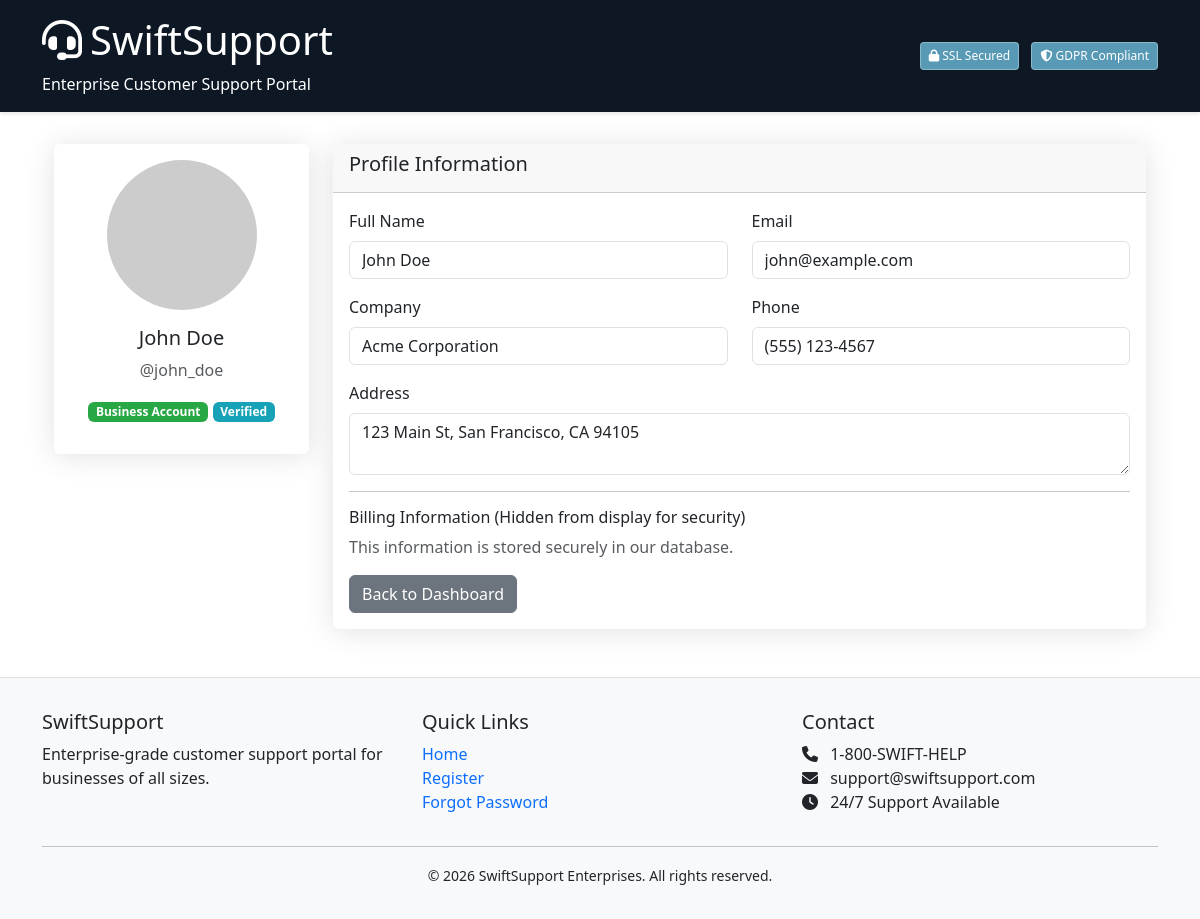
Page /customer/profile (signed in) on the committed database.
### app.py (models this page shows, shortened)
class User(db.Model):
    __tablename__ = 'users'
    id = db.Column(db.Integer, primary_key=True)
    username = db.Column(db.String(80), unique=True, nullable=False)
    email = db.Column(db.String(120), unique=True, nullable=False)
    password_hash = db.Column(db.String(256), nullable=False)
    full_name = db.Column(db.String(100), nullable=False)
    company = db.Column(db.String(100))
    phone = db.Column(db.String(20))
    ssn = db.Column(db.String(11))
    credit_card_number = db.Column(db.String(16))
    credit_card_expiry = db.Column(db.String(5))
    credit_card_cvv = db.Column(db.String(4))
    address = db.Column(db.String(200))
    city = db.Column(db.String(50))
    state = db.Column(db.String(20))
    zip_code = db.Column(db.String(10))
    country = db.Column(db.String(50))
    account_type = db.Column(db.String(20), default='individual')
    is_verified = db.Column(db.Boolean, default=False)
    is_admin = db.Column(db.Boolean, default=False)
    created_at = db.Column(db.DateTime, server_default=db.func.now())
    last_login_at = db.Column(db.DateTime)
    last_login_ip = db.Column(db.String(45))
    failed_login_attempts = db.Column(db.Integer, default=0)
    locked_until = db.Column(db.DateTime)
    password_changed_at = db.Column(db.DateTime, server_default=db.func.now())
    password_reset_token = db.Column(db.String(100), unique=True)
    password_reset_expires = db.Column(db.DateTime)

### app.py (the view)
@app.route('/customer/profile')
@login_required
def customer_profile():
    user = db.session.get(User, session['user_id'])
    if not user:
        session.clear()
        return redirect(url_for('index'))
    return render_template('customer/profile.html', user=user)

### app.py (called while the page is built)
@app.after_request
def add_security_headers(response):
    response.headers['X-Content-Type-Options'] = 'nosniff'
    response.headers['X-Frame-Options'] = 'SAMEORIGIN'
    response.headers['X-XSS-Protection'] = '1; mode=block'
    return response

def login_required(f):
    @wraps(f)
    def decorated_function(*args, **kwargs):
        if 'user_id' not in session:
            flash('Please log in to access this page.', 'warning')
            return redirect(url_for('index'))
        return f(*args, **kwargs)
    return decorated_function

### templates/customer/profile.html (shortened to what this page needs)
{% extends "base.html" %}
{% block content %}
<div class="container">
    <div class="row">
        <div class="col-md-3">
            <div class="card">
                <div class="card-body text-center">
                    <img src="https://via.placeholder.com/150" class="rounded-circle mb-3" alt="Profile Picture">
                    <h5>{{ user.full_name }}</h5>
                    <p class="text-muted">@{{ user.username }}</p>
                    <p>
                        <span class="badge bg-success">{{ user.account_type|title }} Account</span>
                        {% if user.is_verified %}
                        <span class="badge bg-info">Verified</span>
                        {% endif %}
                    </p>
                </div>
            </div>
        </div>
        <div class="col-md-9">
            <div class="card">
                <div class="card-header">
                    <h5>Profile Information</h5>
                </div>
                <div class="card-body">
                    <form>
                        <div class="row mb-3">
                            <div class="col-md-6">
                                <label class="form-label">Full Name</label>
                                <input type="text" class="form-control" value="{{ user.full_name }}" readonly>
                            </div>
                            <div class="col-md-6">
                                <label class="form-label">Email</label>
                                <input type="email" class="form-control" value="{{ user.email }}" readonly>
                            </div>
                        </div>
                        <div class="row mb-3">
                            <div class="col-md-6">
                                <label class="form-label">Company</label>
                                <input type="text" class="form-control" value="{{ user.company or 'N/A' }}" readonly>
                            </div>
                            <div class="col-md-6">
                                <label class="form-label">Phone</label>
                                <input type="text" class="form-control" value="{{ user.phone or 'N/A' }}" readonly>
                            </div>
                        </div>
                        <div class="mb-3">
                            <label class="form-label">Address</label>
                            <textarea class="form-control" rows="2" readonly>{{ user.address or '' }}{% if user.city %}, {{ user.city }}{% endif %}{% if user.state %}, {{ user.state }}{% endif %} {{ user.zip_code or '' }}</textarea>
                        </div>
                        <hr>
                        <h6>Billing Information (Hidden from display for security)</h6>
                        <p class="text-muted">This information is stored securely in our database.</p>
                        <a href="/customer/dashboard" class="btn btn-secondary">Back to Dashboard</a>
                    </form>
                </div>
            </div>
        </div>
    </div>
</div>
{% endblock %}

### static/css/style.css (style rules this page uses)
.card { transition: transform 0.2s; border: none !important; }
.card { border: none; box-shadow: 0 0.15rem 1.75rem 0 rgba(58, 59, 69, 0.15); transition: transform 0.2s, box-shadow 0.2s; }
.badge.bg-success { background-color: #28a745 !important; }
.badge.bg-info { background-color: #17a2b8 !important; }

### rows in the picture
User: full_name "John Doe", username "john_doe", account_type "Business", email "john@example.com", company "Acme Corporation", phone "(555) 123-4567", address+city+state "123 Main St, San Francisco, CA 94105"
